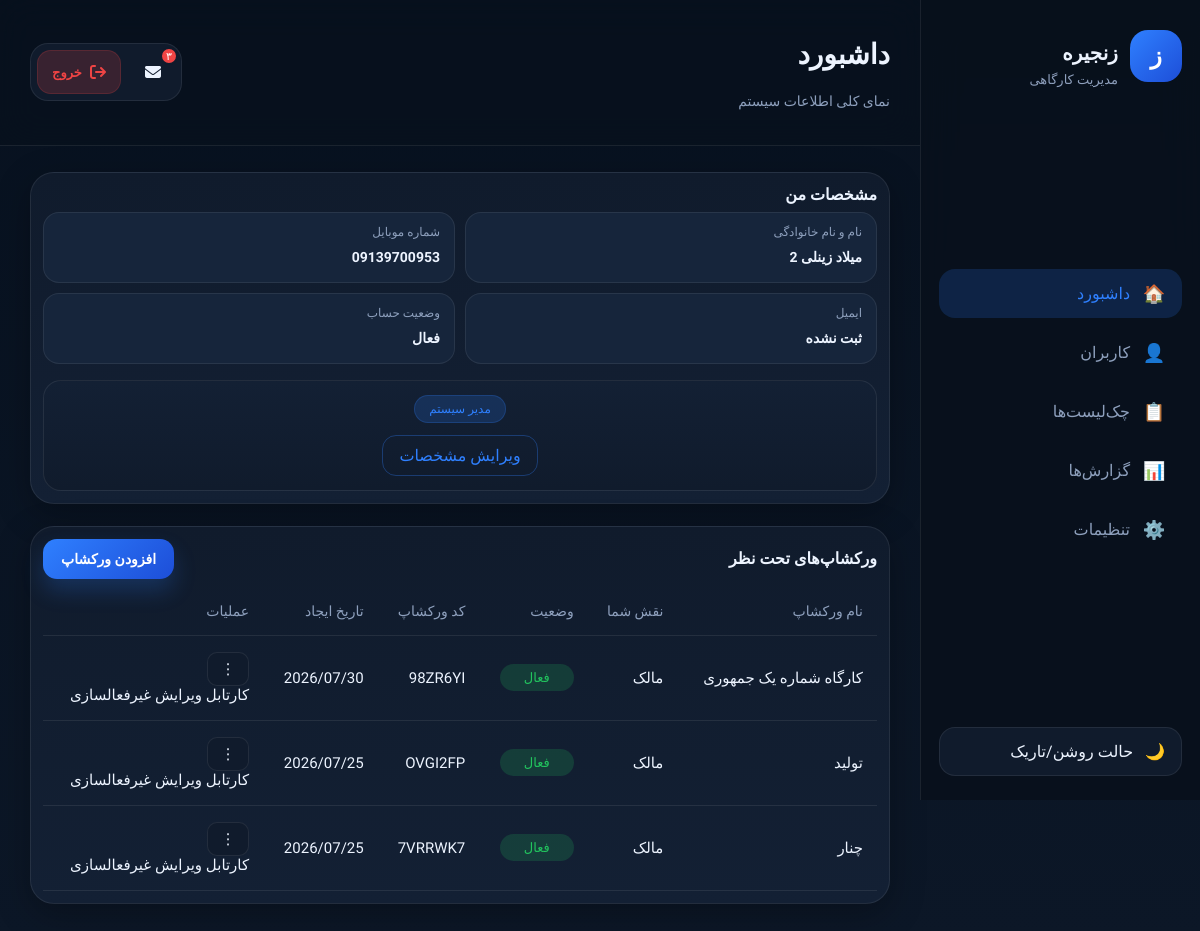
/account/dashboard/ (signed in), run on the app's committed database.
### accounts/models.py (models this page shows, shortened)
class User(AbstractUser):
    phone = models.CharField(max_length=15, blank=True)
    email = models.EmailField(unique=True)
    class Meta:
        swappable = 'AUTH_USER_MODEL'

class WorkshopMembership(models.Model):
    ROLE_CHOICES = [
        ('owner', 'مالک'),
        ('management', 'مدیریت'),
        ('technical', 'فنی'),
        ('accounting', 'حسابداری'),
        ('reception', 'پذیرش'),
        ('delivery', 'ترخیص'),
        ('operator', 'اپراتور'),
    ]
    workshop = models.ForeignKey(
        Workshop,
        on_delete=models.CASCADE,
        related_name='memberships'
    )
    user = models.ForeignKey(
        'accounts.User',
        on_delete=models.CASCADE,
        related_name='workshop_memberships'
    )
    role = models.CharField(max_length=30, choices=ROLE_CHOICES, default='management')
    is_active = models.BooleanField(default=True)
    joined_at = models.DateTimeField(auto_now_add=True)
    class Meta:
        unique_together = ('workshop', 'user')

class Workshop(models.Model):
    owner = models.ForeignKey(settings.AUTH_USER_MODEL, on_delete=models.CASCADE)
    name = models.CharField(max_length=150)
    code = models.CharField(max_length=10, unique=True, blank=True)
    is_active = models.BooleanField(default=True)
    national_code = models.CharField(max_length=30, null=True, blank=True)
    address = models.CharField(max_length=250, null=True, blank=True)
    created_at = models.DateTimeField(auto_now_add=True)

### accounts/views.py (the view, shortened to what this page needs)
# urls.py: path('dashboard/', dashboard_index, name='dashboard'),
@login_required
def dashboard_index(request):
    user = request.user
    active_tab = request.GET.get('tab', 'dashboard')
    workshop_memberships = (
        WorkshopMembership.objects
        .select_related('workshop')
        .filter(user=user, is_active=True)
        .order_by('-joined_at')
    )
    user_memberships = None
    context = {
        'workshop_memberships': workshop_memberships,
        'user_memberships': user_memberships,
        'active_tab': active_tab,
    }
    return render(request, 'dashboard/index.html', context)

### templates/dashboard/index.html (shortened to what this page needs)
{% extends 'dashboard/base_dashboard.html' %}
{% block page_title %}
    {% if active_tab == 'dashboard' %}
        داشبورد
    {% elif active_tab == 'users' %}
        کاربران
    {% elif active_tab == 'checklists' %}
        چک‌لیست‌ها
    {% elif active_tab == 'reports' %}
        گزارش‌ها
    {% elif active_tab == 'settings' %}
        تنظیمات
    {% else %}
        داشبورد
    {% endif %}
{% endblock %}
{% block page_subtitle %}
    {% if active_tab == 'dashboard' %}
        نمای کلی اطلاعات سیستم
    {% elif active_tab == 'users' %}
        لیست اعضای کارگاه‌های تحت مالکیت شما
    {% elif active_tab == 'checklists' %}
        مدیریت چک‌لیست‌ها
    {% elif active_tab == 'reports' %}
        گزارش‌ها و تحلیل‌ها
    {% elif active_tab == 'settings' %}
        تنظیمات حساب و سامانه
    {% else %}
        نمای کلی اطلاعات سیستم
    {% endif %}
{% endblock %}
{% block content %}
    {% if active_tab == 'dashboard' %}
        <div class="dashboard-grid">
            <section class="panel profile-panel profile-panel--compact">
                <div class="panel__header panel__header--between">
                    <h3 class="panel-title-sm">مشخصات من</h3>
                </div>
                <div class="profile-panel__body">
                    <div class="profile-details">
                        <div class="info-row">
                            <span>نام و نام خانوادگی</span>
                            <strong>{{ request.user.get_full_name|default:request.user.username }}</strong>
                        </div>
                        <div class="info-row">
                            <span>شماره موبایل</span>
                            <strong>{{ request.user.phone|default:"ثبت نشده" }}</strong>
                        </div>
                        <div class="info-row">
                            <span>ایمیل</span>
                            <strong>{{ request.user.email|default:"ثبت نشده" }}</strong>
                        </div>
                        <div class="info-row">
                            <span>وضعیت حساب</span>
                            <strong>{% if request.user.is_active %}فعال{% else %}غیرفعال{% endif %}</strong>
                        </div>
                    </div>
                    <div class="profile-card profile-card--compact">
                        <span class="role-badge">مدیر سیستم</span>
                        <button class="outline-btn" type="button" onclick="openProfileModal()">
                            ویرایش مشخصات
                        </button>
                    </div>
                </div>
            </section>
            <section class="panel">
                <div class="panel__header panel__header--between">
                    <h3 class="panel-title-sm">ورکشاپ‌های تحت نظر</h3>
                    <button class="primary-btn" type="button" onclick="openWorkshopModal()">
                        افزودن ورکشاپ
                    </button>
                </div>
                <div class="table-wrap">
                    <table class="custom-table">
                        <thead>
                        <tr>
                            <th>نام ورکشاپ</th>
                            <th>نقش شما</th>
                            <th>وضعیت</th>
                            <th>کد ورکشاپ</th>
                            <th>تاریخ ایجاد</th>
                            <th>عملیات</th>
                        </tr>
                        </thead>
                        <tbody>
                        {% for membership in workshop_memberships %}
                            <tr>
                                <td>{{ membership.workshop.name }}</td>
                                <td>{{ membership.get_role_display }}</td>
                                <td>
                                    {% if membership.workshop.is_active %}
                                        <span class="status-badge status-badge--success">فعال</span>
                                    {% else %}
                                        <span class="status-badge status-badge--danger">غیرفعال</span>
                                    {% endif %}
                                </td>
                                <td>{{ membership.workshop.code|default:"-" }}</td>
                                <td>{{ membership.workshop.created_at|date:"Y/m/d" }}</td>
                                <td class="table-actions-cell">
                                    <div class="row-actions">
                                        <button
                                                class="table-action"
                                                type="button"
                                                onclick="toggleWorkshopMenu('menu-{{ membership.id }}')"
                                        >
                                            ⋮
                                        </button>
                                        <div class="row-actions__menu" id="menu-{{ membership.id }}">
                                            <a href="{% url 'orders:dashboard' membership.workshop.id %}"
                                               class="row-actions__item">کارتابل</a>
                                            {% if membership.get_role_display == "مالک" %}
                                                <a href="#" class="row-actions__item"
                                                   onclick="openEditWorkshopModal(
                                                           '{{ membership.workshop.id }}',
                                                           '{{ membership.workshop.name|escapejs }}',
                                                           '{{ membership.workshop.national_code|default:""|escapejs }}',
                                                           '{{ membership.workshop.address|default:""|escapejs }}',
                                                           ); return false;">
                                                    ویرایش
                                                </a>
                                                <a href="#" class="row-actions__item">غیرفعالسازی</a>
                                            {% endif %}
                                        </div>
                                    </div>
                                </td>
                            </tr>
                        {% empty %}
                            <tr>
                                <td colspan="6" class="empty-state">هیچ ورکشاپی برای این کاربر ثبت نشده است.</td>
                            </tr>
                        {% endfor %}
                        </tbody>
                    </table>
                </div>
            </section>
        </div>
    {% endif %}
{% endblock %}

### static/dashboard/css/dashboard.css (style rules this page uses)
:root { --bg: #07111f; --bg-soft: #0c1727; --panel: #101b2c; --panel-2: #132034; --panel-3: #16253b; --border: rgba(255, 255, 255, 0.08); --text: #edf4ff; --muted: #8ea0bd; --primary: #2f80ff; --primary-soft: rgba(47, 128, 255, 0.18); --success: #22c55e; --success-soft: rgba(34, 197, 94, 0.18); --danger: #ef4444; --danger-soft: rgba(239, 68, 68, 0.18); --purple: #a855f7; --purple-soft: rgba(168, 85, 247, 0.18); --gold: #f59e0b; --gold-soft: rgba(245, 158, 11, 0.18); --shadow: 0 10px 35px rgba(0, 0, 0, 0.28); }
* { box-sizing: border-box; }
html, body, input, button, select, textarea, table, th, td { margin: 0; padding: 0; font-family: "Vazirmatn", sans-serif !important; font-variant-numeric: normal; font-feature-settings: "tnum" 0, "lnum" 0; }
body { background: linear-gradient(180deg, var(--bg) 0%, var(--bg-soft) 100%); color: var(--text); min-height: 100vh; }
a { text-decoration: none; color: inherit; }
button { border: none; cursor: pointer; font: inherit; }
.dashboard-grid { display: flex; flex-direction: column; gap: 22px; }
.panel { background: linear-gradient(180deg, var(--panel) 0%, var(--panel-2) 100%); border: 1px solid var(--border); border-radius: 24px; box-shadow: var(--shadow); padding: 12px; }
.panel__header { margin-bottom: 8px; }
.panel__header h3 { font-size: 28px; font-weight: 700; color: var(--text); }
.panel__header--between { display: flex; align-items: center; justify-content: space-between; gap: 16px; flex-wrap: wrap; }
.panel-title-sm { font-size: 16px !important; font-weight: 700; margin: 0; }
.profile-panel__body, .profile-panel--compact .profile-panel__body { display: grid; grid-template-columns: minmax(0, 1fr) 220px; gap: 16px; align-items: start; }
.profile-details { display: grid; grid-template-columns: repeat(2, minmax(0, 1fr)); gap: 10px; }
.info-row, .profile-panel--compact .info-row { display: flex; flex-direction: column; gap: 6px; padding: 12px 14px; border: 1px solid var(--border); border-radius: 16px; background: var(--panel-3); min-width: 0; }
.info-row span, .profile-panel--compact .info-row span { color: var(--muted); font-size: 12px; }
.info-row strong, .profile-panel--compact .info-row strong { font-size: 14px; font-weight: 600; color: var(--text); word-break: break-word; line-height: 1.8; }
.profile-card, .profile-card--compact { border: 1px solid var(--border); border-radius: 18px; padding: 14px; background: linear-gradient(180deg, var(--panel-2) 0%, var(--panel) 100%); display: flex; flex-direction: column; align-items: center; justify-content: center; gap: 12px; min-height: 100%; }
.role-badge { background: var(--primary-soft); color: var(--primary); border: 1px solid rgba(47, 128, 255, 0.22); border-radius: 999px; padding: 6px 14px; font-size: 12px; }
.outline-btn, .primary-btn, .table-action, .pagination button, .page-size select, .danger-btn { transition: 0.25s ease; font-family: inherit; }
.outline-btn { border: 1px solid rgba(47, 128, 255, 0.32); color: var(--primary); padding: 10px 16px; border-radius: 14px; background: transparent; }
.primary-btn { background: linear-gradient(135deg, #2f80ff 0%, #1d4ed8 100%); color: #fff; padding: 12px 18px; border-radius: 14px; font-size: 14px; font-weight: 600; box-shadow: 0 12px 22px rgba(47, 128, 255, 0.22); }
.table-wrap { overflow-x: auto; }
.custom-table { width: 100%; border-collapse: collapse; min-width: 760px; }
.custom-table th, .custom-table td { text-align: right; padding: 16px 14px; border-bottom: 1px solid var(--border); white-space: nowrap; }
.custom-table th { color: var(--muted); font-weight: 500; font-size: 14px; }
.custom-table td { font-size: 15px; color: var(--text); }
.status-badge { display: inline-flex; align-items: center; justify-content: center; border-radius: 999px; padding: 6px 14px; font-size: 13px; min-width: 74px; }
.status-badge--success { background: var(--success-soft); color: var(--success); }
.table-action { width: 42px; height: 34px; border-radius: 10px; border: 1px solid var(--border); background: var(--panel); color: var(--text); }
@media (max-width: 1200px) { .profile-panel__body, .profile-panel--compact .profile-panel__body { grid-template-columns: 1fr; } }
@media (max-width: 1200px) { .profile-card, .profile-card--compact { min-height: auto; } }

### data on the page
User: user.get_full_name "میلاد زینلی 2", user.phone "09139700953", user.email "ثبت نشده"
WorkshopMembership: workshop.name "کارگاه شماره یک جمهوری", role "مالک", shows "فعال", workshop.code "98ZR6YI", workshop.created_at "2026/07/30"
WorkshopMembership: workshop.name "تولید", role "مالک", shows "فعال", workshop.code "OVGI2FP", workshop.created_at "2026/07/25"
WorkshopMembership: workshop.name "چنار", role "مالک", shows "فعال", workshop.code "7VRRWK7", workshop.created_at "2026/07/25"
